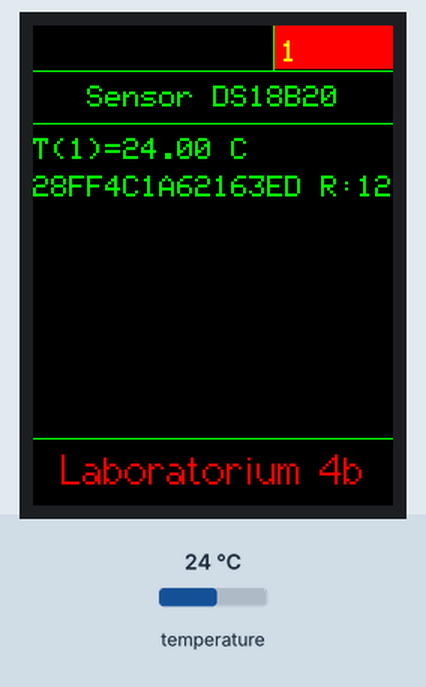
A sketch run on a simulated ESP32. Shown: 240×320 colour display. The test bench sets the inputs (shaded band); at power-on: temperature 24 °C.

Above: at 1.4 s.
1.5 s: temperature set to 12 °C
At 12.1 s:
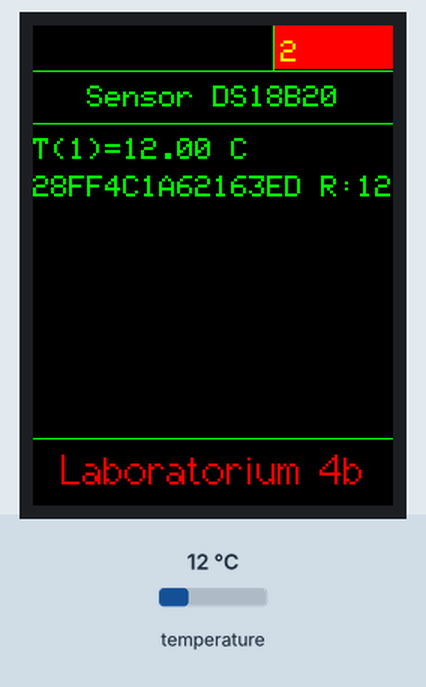
13.2 s: temperature set to 19 °C
24.0 s: temperature set to 28 °C
At 34.0 s:
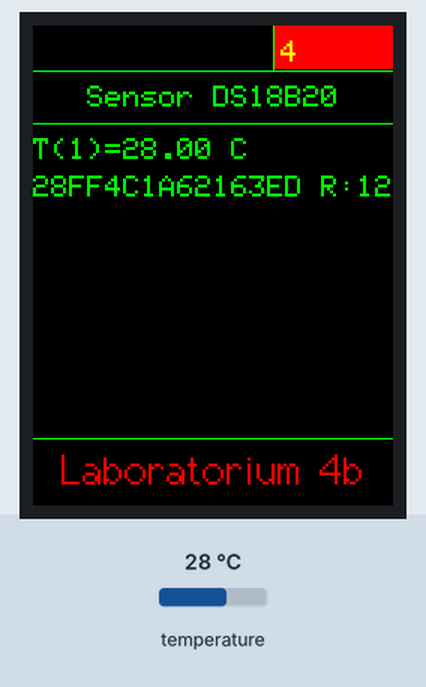
Timing chart, 0 to 35.5 s (numbered marks = the images above; inputs shaded):
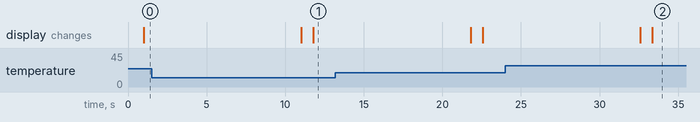

Measured:
- after the input at 1.5 s, the display: first differs from a run without the input after 10.3 s (image 1)
- after the input at 24.0 s, the display: first differs from a run without the input after 9.3 s (image 2)

The sketch:

DS18B20Multi.ino
```cpp
#include <DS18B20.h> //https://github.com/matmunk/DS18B20
#include <SPI.h>
#include <TFT_eSPI.h>

#define COLORT1 TFT_BLACK
#define COLORT2 TFT_GREEN
#define COLORT3 TFT_RED
#define COUNTCOLOR TFT_YELLOW

DS18B20 ds(4); // pin GPIO4
TFT_eSPI tft = TFT_eSPI();

uint8_t countXPosition = 0;

uint8_t address[8];
uint16_t measurmentCount = 0;
uint16_t y_pos = 75;
uint8_t sensor_index = 0;

void drawMeasurement();
void drawBorders();
void drawLabels();

void setup() {
  Serial.begin(115200);

  tft.init();
  tft.setRotation(0);
  tft.fillScreen(COLORT1);
  tft.setTextSize(1);
  Serial.println();
  countXPosition = tft.width() - tft.width() / 3;

  drawBorders();
  drawLabels();

  Serial.println();
}

void loop() {
  measurmentCount++;
  tft.setTextColor(COUNTCOLOR, COLORT3);
  tft.setCursor(countXPosition + 5, 10, 1);
  tft.print(measurmentCount);

  y_pos = 75;
  sensor_index = 0;
  while (ds.selectNext()) {
    sensor_index++;
    ds.getAddress(address);
    drawMeasurement(ds.getTempC(), address, ds.getResolution(), y_pos, sensor_index);
    y_pos += 60;
  }
  delay(10000);
}

void drawMeasurement(double temp, uint8_t address[8], uint8_t resolution, uint16_t y_pos, uint8_t sensor_index){
  tft.setTextSize(2);
  tft.setTextColor(COLORT2, COLORT1);

  tft.setCursor(0, y_pos, 1);
  tft.print("T(");
  tft.print(sensor_index);
  tft.print(")=");
  tft.print(temp);
  tft.print(" C");
  y_pos += 25;

  tft.setCursor(0, y_pos, 1);
  for (byte i = 0; i < 8; i++) {
    tft.print(address[i], HEX);
  }

  tft.print(" R:");
  tft.print(resolution);
}

void drawBorders(){
  tft.setTextColor(COLORT2);
  uint16_t x_pos = countXPosition;
  //top vertical line
  tft.drawFastVLine(x_pos, 0, 30, COLORT2);
  //top horizontal line
  tft.drawFastHLine(0, 30, tft.width(), COLORT2);
  //2nd horizontal line
  tft.drawFastHLine(0, 65, tft.width(), COLORT2);
  //bottom horizontal line
  tft.drawFastHLine(0, tft.height() - 45, tft.width(), COLORT2);
  tft.fillRect(countXPosition + 1, 0, 100, 29, COLORT3);
}

void drawLabels(){
  tft.setTextColor(COLORT2);

  tft.setTextSize(2);
  tft.drawCentreString("Sensor DS18B20", tft.width() / 2, 40, 1);

  tft.setTextColor(COLORT3);
  tft.drawCentreString("Laboratorium 4b", tft.width() / 2, tft.height() - 40, 2);
}
```
